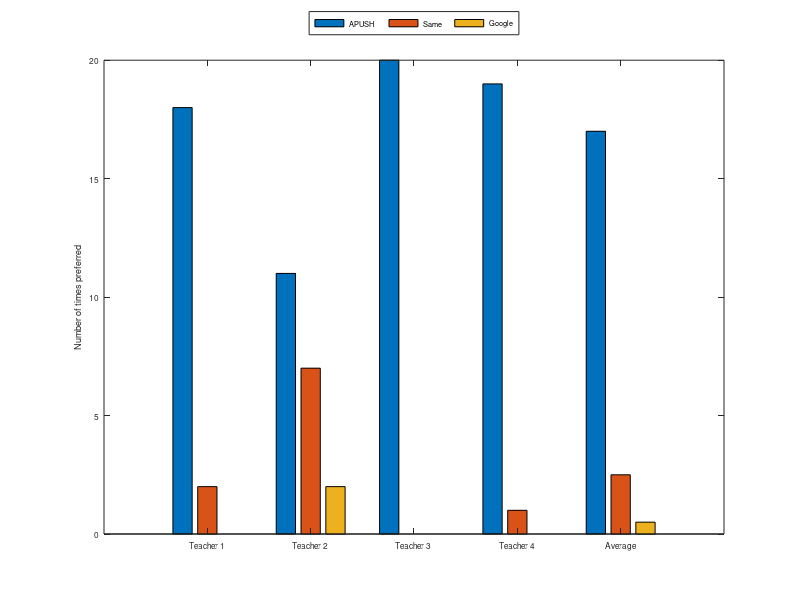

Write MATLAB code to recreate this figure. (Note: this script raises an error after producing the figure.)

A = [18 2 0
     11 7 2 
     20 0 0
     19 1 0];
bar([A; mean(A)])
colormap([0     0.322 0.796; 
          0.694 0.188 0.6;
          1     0.149 0.227]);
legend('APUSH', 'Same', 'Google', 'Orientation', 'horizontal', 'Location', 'NorthOutside');

set(gca, 'XTickLabel', { 'Teacher 1', 'Teacher 2', 'Teacher 3', 'Teacher 4', ...
                    'Average'}, ...
         'FontSize', 6);
ylabel('Number of times preferred');



prepare_figure('teacher_eval.pdf', [3.32 2]);
         


    
                    
